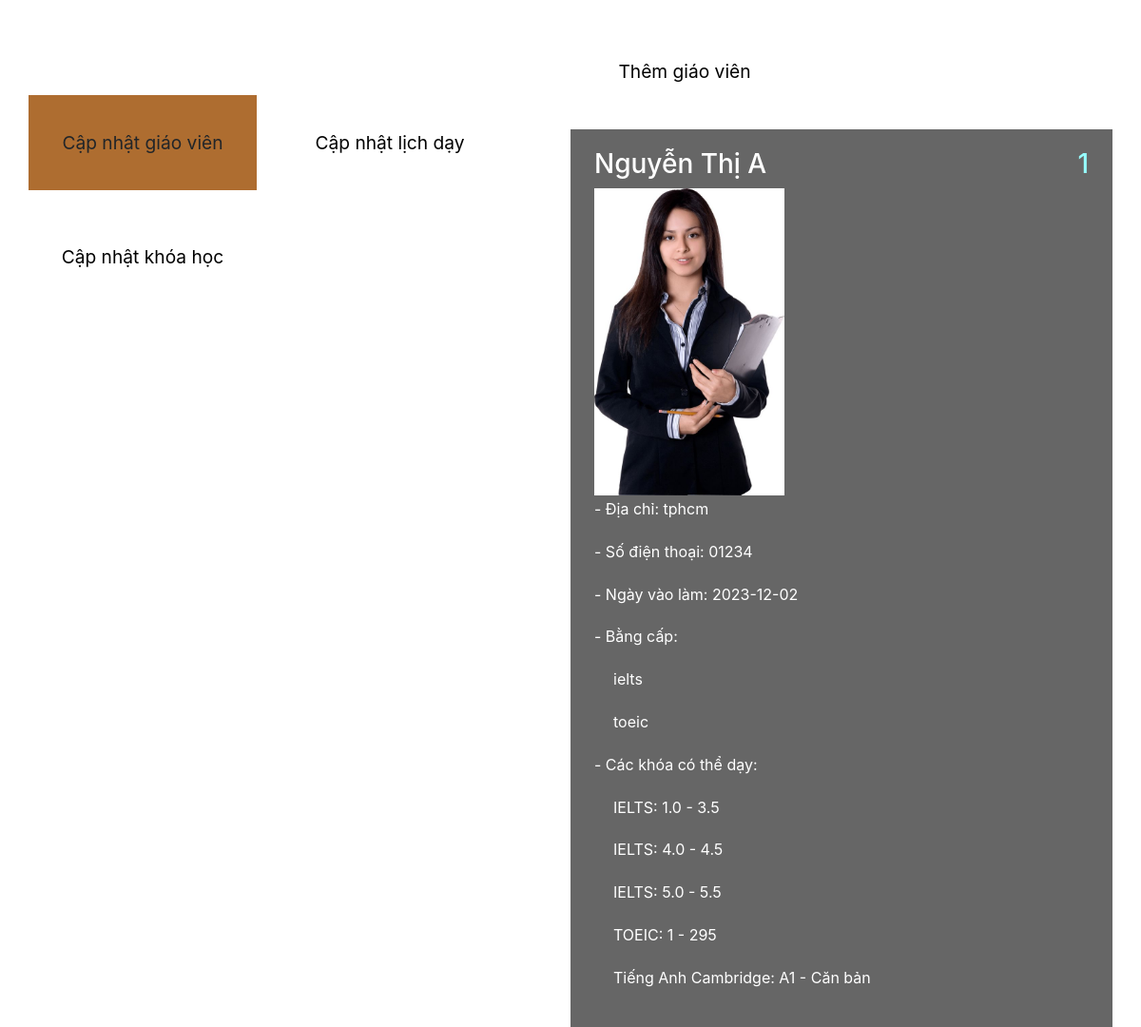
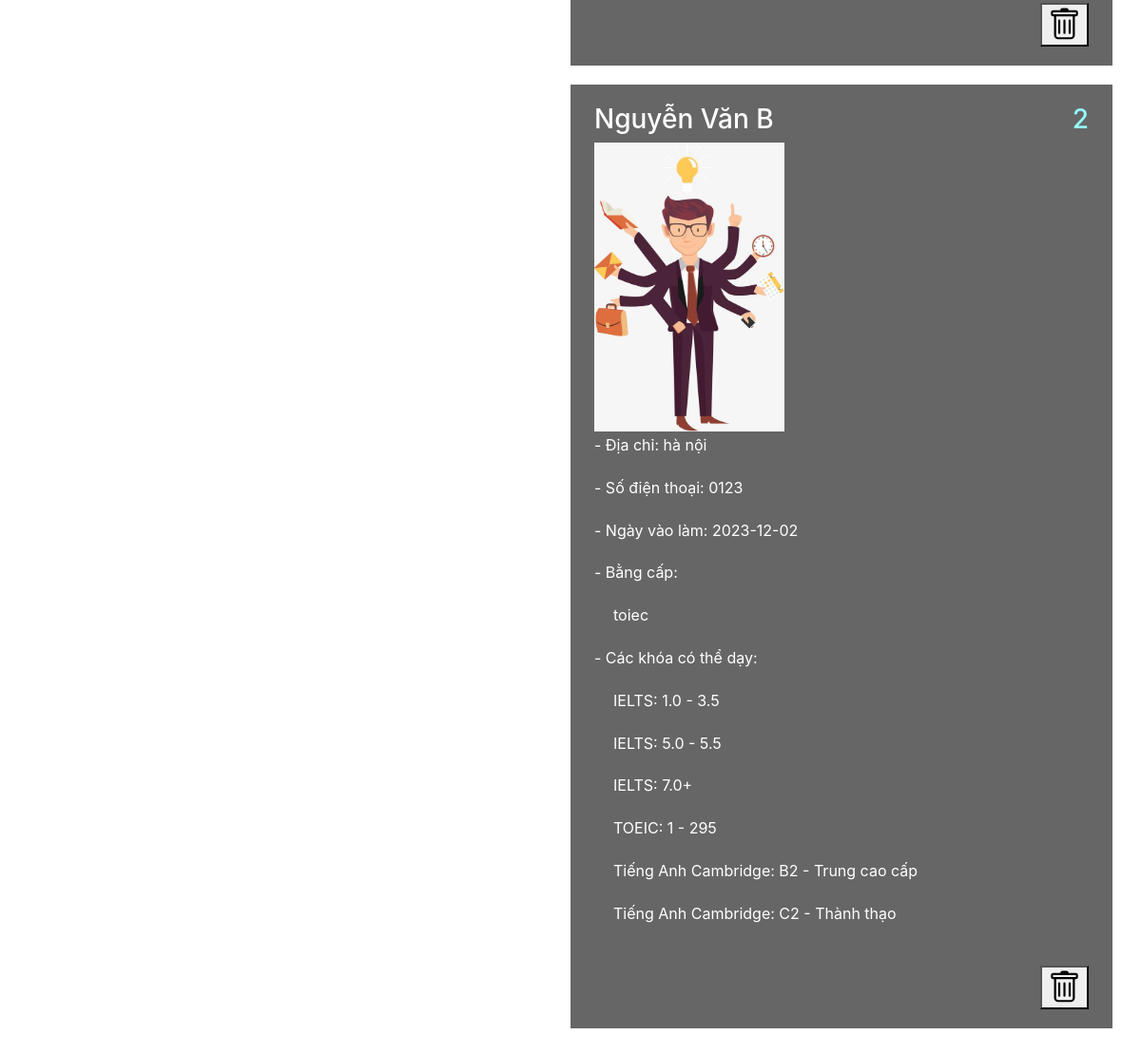
Screenshot of /quanly/capnhatgiaovien with the database file from the repository (2 pictures, top to bottom).
### tables this page shows
CREATE TABLE teachers (teacher_id INTEGER PRIMARY KEY NOT NULL, teacher_name TEXT NOT NULL, teacher_birthdate TEXT NOT NULL, phone TEXT NOT NULL, address TEXT NOT NULL, Date_of_Hire TEXT NOT NULL, avatar TEXT);

CREATE TABLE certificate (teacher_id INTEGER REFERENCES teachers (teacher_id), name_cer TEXT);

CREATE TABLE Teachable_courses (teacher_id INTEGER REFERENCES teachers (teacher_id), name_of_course TEXT, type TEXT, ma_gv_KH INTEGER PRIMARY KEY);

### taikhoan.py (the view, shortened to what this page needs)
@app.route('/quanly/capnhatgiaovien', methods=['GET', 'POST', 'DELETE'])
def update_teacher():
    conn = get_db()
    cursor = conn.cursor()
    cursor.execute("SELECT * FROM teachers")
    teacher_list = cursor.fetchall()
    cursor.execute("SELECT * FROM certificate")
    certificate_list = cursor.fetchall()
    cursor.execute("SELECT * FROM Teachable_courses")
    teachable_courses_list = cursor.fetchall()
    conn.close()
    return render_template('capnhatgiaovien.html', teacher_list = teacher_list, certificate_list = certificate_list, teachable_courses_list = teachable_courses_list)

### taikhoan.py (called while the page is built)
def get_db():
    if 'db' not in g:
        g.db = sqlite3.connect('school.db')
        g.db.row_factory = sqlite3.Row
    return g.db

### templates/capnhatgiaovien.html (shortened to what this page needs)
<!DOCTYPE html>
<html lang="en">
<head>
    <link rel="stylesheet" type="text/css" href="{{ url_for('static', filename='css/capnhatgiaovien.css') }}" />
    <link rel="stylesheet" type="text/css" href="{{ url_for('static', filename='css/bootstrap.css') }}" />
</head>
<body>
  <div class="tm-container">
    <div class="tm-row">
      <div class="tm-left">
        <div class="tm-left-inner">
          <div class="tm-site-header">
            <h1 class="tm-site-name">Xin chào quản lý</h1>
          </div>
          <nav class="tm-site-nav">
            <ul class="tm-site-nav-ul">
              <li class="tm-page-nav-item">
                <a  class="tm-page-link active">
                  <span>Cập nhật giáo viên </span>
                </a>
              </li>
              <li class="tm-page-nav-item">
                <a href="{{ url_for('capnhatlichday') }}" class="tm-page-link">
                  <span>Cập nhật lịch dạy</span>
                </a>
              </li>
              <li class="tm-page-nav-item">
                <a href="{{ url_for('update_course') }}" class="tm-page-link">
                  <span>Cập nhật khóa học </span>
                </a>
              </li>
            </ul>
          </nav>
        </div>
      </div>
      <div class="tm-right">
        <main class="tm-main">
          <div id="cold" class="tm-tab-content">
          <div id="contact" class="tm-page-content">
            <ul class="tm-site-nav-ul">
              <li class="tm-page-nav-item">
                <p class="update_course">
                  <span>Thêm giáo viên</span>
                </p>
              </li>
              </ul>
              </div>
              <div class="tm-list">
                {%if teacher_list%}
                {% for teacher in teacher_list %}
                <div class="tm-list-item">
                  <div class="tm-black-bg tm-list-item-text">
                    <h3 class="tm-list-item-name"> {{ teacher[1] }}<span class="tm-list-item-price"> {{ teacher[0] }}</span></h3>
                    <img width="200" src="{{ url_for('static', filename='images/' ~ teacher[6]) }}" alt="Ảnh profile">
                    <p class="tm-list-item-description">- Địa chỉ:  {{ teacher[4] }}</p>
                    <p class="tm-list-item-description">- Số điện thoại: {{ teacher[3] }}</p>
                    <p class="tm-list-item-description">- Ngày vào làm: {{ teacher[5] }}</p>
                      <p class="tm-list-item-lesson_day">- Bằng cấp:
                        <div class = "lesson_day_time">
                        {% for cer in certificate_list %}
                        {% if teacher[0]|int == cer[0]|int %}
                          <p>{{ cer[1] }} </p>
                        {% endif %}
                      {% endfor %}
                        </div>
                    </p>
                      <p class="tm-list-item-lesson_day">- Các khóa có thể dạy:
                        <div class = "lesson_day_time">
                        {% for c in  teachable_courses_list %}
                        {% if teacher[0]|int == c[0]|int %}
                          <p>{{c[2]}}: {{ c[1] }} </p>
                        {% endif %}
                        {% endfor %}
                      </div>
                      </p>
                      <br>
                  <button data-course-id="{{ teacher[0] }}" class="delete-icon" onclick="confirmDelete('{{ teacher[0] }}')">
                  </button>
                </div>
                </div>
                {% endfor %}
                {% else %}
                <div class="tm-black-bg tm-contact-text-container">
                  <h2 class="tm-text-primary">Thông báo</h2>
                  <p>Hiện chưa có giáo viên, bạn hãy thêm giáo viên mới</p>
                </div>
                {% endif %}
              </div>
            </div>
          </div>
      </div>
    </div>
</body>
</html>

### static/css/capnhatgiaovien.css (style rules this page uses)
html { scroll-behavior: smooth; }
body { margin: 0; padding: 0; font-family: 'Open Sans', Arial, Helvetica, sans-serif; font-size: 18px; overflow-x: hidden; background-image: url("https://i.ibb.co/RhMZprS/jony-Image2-1.png"); background-size: cover; background-repeat: no-repeat; }
ul { padding: 0; margin: 0; }
nav > ul > li { list-style: none; }
a { color: #3CF; text-decoration: none; transition: all 0.3s ease; }
.tm-page-nav-item { list-style: none; }
p { line-height: 1.8; margin-top: 0; }
.tm-container { padding: 30px }
.tm-row { display: flex; justify-content: space-between; }
.tm-left, .tm-right { width: 50%; }
.tm-left-inner { position: fixed; }
.tm-site-name { color: white; text-align: center; font-size: 2.2rem; }
.tm-left-inner { max-width: 500px; width: 100%; }
.tm-site-nav-ul { display: flex; flex-wrap: wrap; justify-content: space-between; }
.tm-page-nav-item { margin-top: 20px; }
.tm-page-link { min-width: 240px; height: 100px; background-color: white; color: black; display: flex; text-decoration: none !important; align-items: center; font-size: 1.2rem; }
.update_course { min-width: 240px; height: 50px; background-color: white; color: black; display: flex; text-decoration: none; align-items: center; font-size: 1.2rem; }
.update_course> span { margin: auto; text-decoration: none; }
.tm-page-link:hover, .tm-page-link.active { background-color: #ae6d30; color: white; }
.tm-page-link > span { margin: auto; }
.tm-black-bg { background-color: rgba(0,0,0,0.6); color: white; }
.tm-main { max-width: 660px; }
.tm-list-item { display: flex; align-items: center; justify-content: space-between; margin-top: 20px; }
.tm-list-item-text { padding: 20px 25px; flex: 1; }
.tm-list-item-name { display: flex; justify-content: space-between; margin-top: 0; }
.tm-list-item-price { color: #96FEFF; }
.tm-tab-content { animation: fadeEffect 1s; }
.tm-page-content { animation: fadeEffect 1s; }
.lesson_day_time > p { margin-left: 20px; }
.delete-icon { display: flex; float: right; }

### rows the page displays
teachers: teacher_name "Nguyễn Thị A", teacher_id "1", avatar (picture), address "tphcm", phone "01234", Date_of_Hire "2023-12-02"
certificate: name_cer "ielts"
certificate: name_cer "toeic"
Teachable_courses: type "IELTS", name_of_course "1.0 - 3.5"
Teachable_courses: type "IELTS", name_of_course "4.0 - 4.5"
Teachable_courses: type "IELTS", name_of_course "5.0 - 5.5"
Teachable_courses: type "TOEIC", name_of_course "1 - 295"
Teachable_courses: type "Tiếng Anh Cambridge", name_of_course "A1 - Căn bản"
teachers: teacher_name "Nguyễn Văn B", teacher_id "2", avatar (picture), address "hà nội", phone "0123", Date_of_Hire "2023-12-02"
certificate: name_cer "toiec"
Teachable_courses: type "IELTS", name_of_course "1.0 - 3.5"
Teachable_courses: type "IELTS", name_of_course "5.0 - 5.5"
Teachable_courses: type "IELTS", name_of_course "7.0+"
Teachable_courses: type "TOEIC", name_of_course "1 - 295"
Teachable_courses: type "Tiếng Anh Cambridge", name_of_course "B2 - Trung cao cấp"
Teachable_courses: type "Tiếng Anh Cambridge", name_of_course "C2 - Thành thạo"
